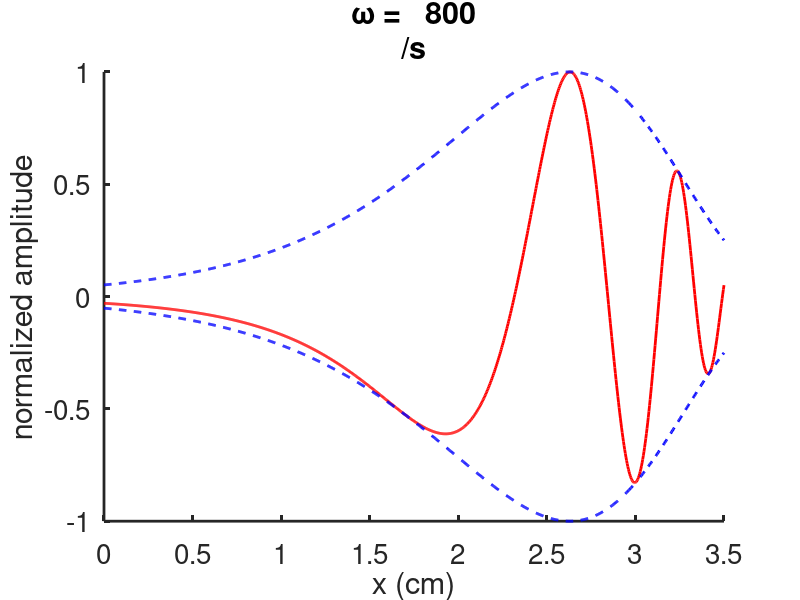
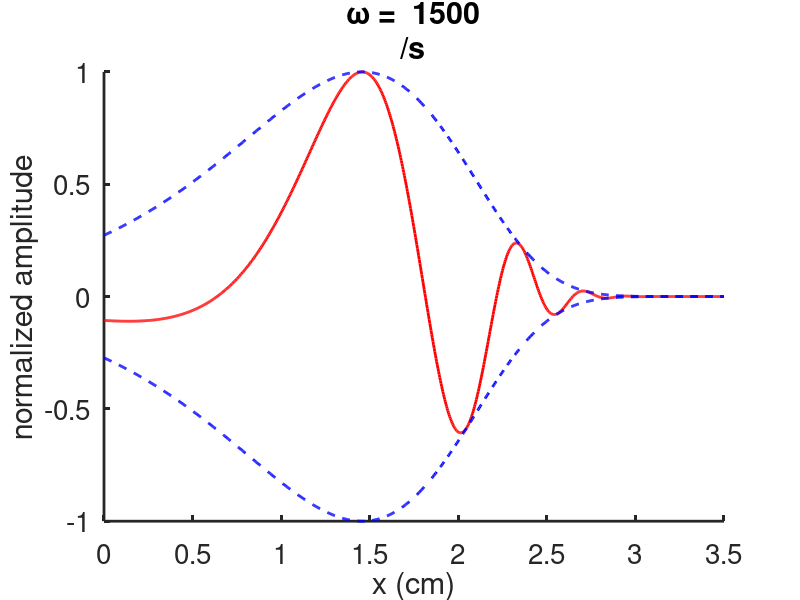

Here is the MATLAB script that generated these plots, in order:
clear all
%close all
clc
set(0,                           ...
   'defaultaxesfontsize', 20,   ...
   'defaultaxeslinewidth', 2.0, ...
   'defaultlinelinewidth', 2.0, ...
   'defaultpatchlinewidth', 0.7);
L = 3.5;   % Units of cm
l = 3.5;
N = 1000;
x = linspace(0,L,N);
wlist = [800,1500];
for wj=1:2
    w=wlist(wj);

sigma = l/L;

k0 = 1e7;
r0 = 3000;
F0 = 1000;
lam = 1.5;
rho = 1;
k = k0*exp(-lam*x); 
r = r0*exp(-lam*x);
Z = (r + k/(1i*w));
Z0 = (r0 + k0/(1i*w));
Y = 2./Z;
eta0 = F0/Z0;

intY = 2*1i*w*(exp(lam*x) - 1)/(lam*(1i*w*r0 + k0));
eta = -1i*rho*eta0.*Y.*exp(-w*rho*intY);


figure(wj)
plot(x,eta/max(eta),'r')
hold on
plot(x,abs(eta)/max(abs(eta)),'--b','LineWidth',2)
plot(x,-abs(eta)/max(abs(eta)),'--b','LineWidth',2)
hold off
xlim([0,L])
box off
formatSpecF = '%6.0f\n';
 
   title(strcat('\omega = ',sprintf(formatSpecF,w),'/s'))
   ylabel('normalized amplitude')
   xlabel('x (cm)')
end
% figure(2)
% % test with the analytic solution
% beta = 2*rho*(w^2)*(w*r0 + 1i*k0)/(lam*(k0^2 + w^2*r0^2));
% xi = w*rho/(1i*w*r0+k0);
% eta2 = 2*eta0*xi*exp(lam*x + beta*(1-exp(lam*x)));
% plot(x,eta2,'r','LineWidth',2)
% hold on
% plot(x,abs(eta2),'b','LineWidth',2)
